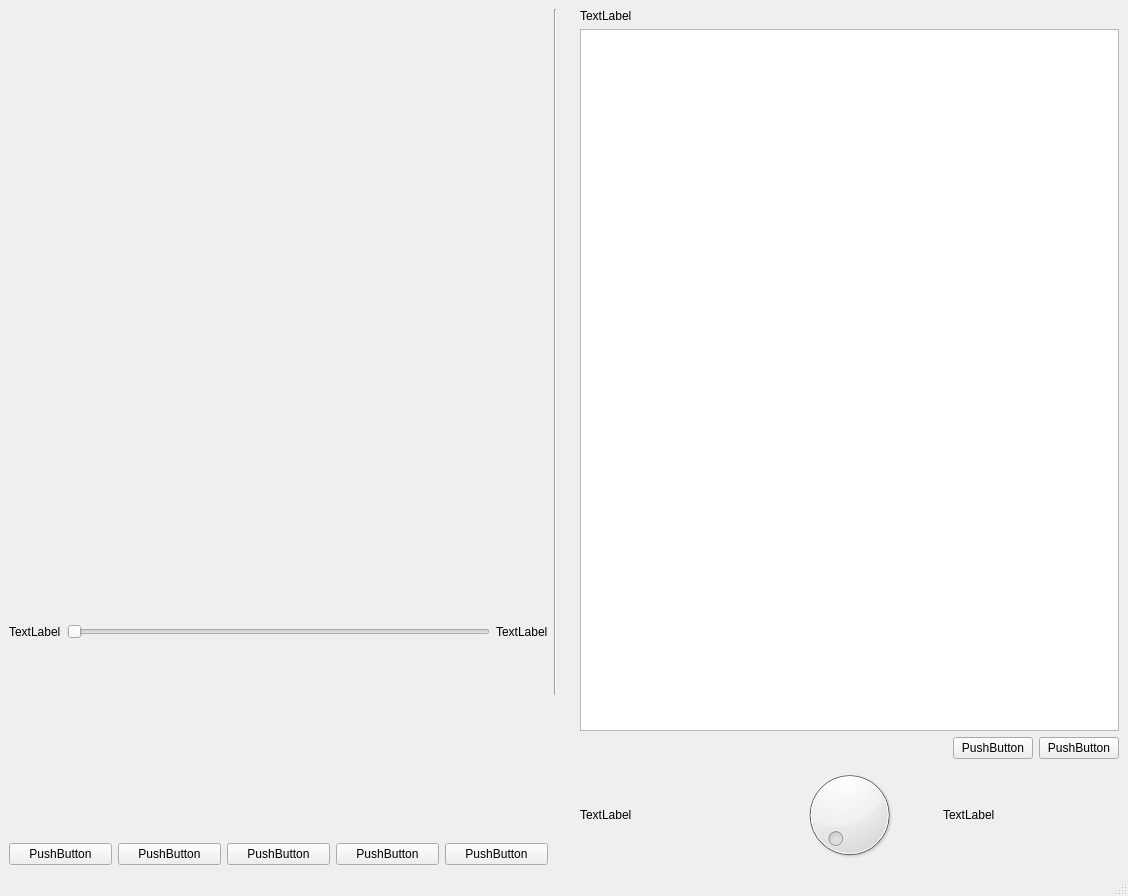
<?xml version="1.0" encoding="UTF-8"?>
<ui version="4.0">
 <class>MainWindow</class>
 <widget class="QMainWindow" name="MainWindow">
  <property name="geometry">
   <rect>
    <x>0</x>
    <y>0</y>
    <width>1128</width>
    <height>896</height>
   </rect>
  </property>
  <property name="windowTitle">
   <string>MainWindow</string>
  </property>
  <widget class="QWidget" name="centralwidget">
   <layout class="QHBoxLayout" name="horizontalLayout_5">
    <item>
     <layout class="QVBoxLayout" name="verticalLayout_2">
      <item>
       <widget class="QWidget" name="widget" native="true"/>
      </item>
      <item>
       <layout class="QHBoxLayout" name="horizontalLayout_2">
        <item>
         <widget class="QLabel" name="label_5">
          <property name="text">
           <string>TextLabel</string>
          </property>
         </widget>
        </item>
        <item>
         <widget class="QSlider" name="horizontalSlider">
          <property name="orientation">
           <enum>Qt::Horizontal</enum>
          </property>
         </widget>
        </item>
        <item>
         <widget class="QLabel" name="label_4">
          <property name="text">
           <string>TextLabel</string>
          </property>
         </widget>
        </item>
       </layout>
      </item>
      <item>
       <layout class="QHBoxLayout" name="horizontalLayout">
        <item>
         <widget class="QPushButton" name="pushButton_4">
          <property name="text">
           <string>PushButton</string>
          </property>
         </widget>
        </item>
        <item>
         <widget class="QPushButton" name="pushButton_3">
          <property name="text">
           <string>PushButton</string>
          </property>
         </widget>
        </item>
        <item>
         <widget class="QPushButton" name="pushButton_2">
          <property name="text">
           <string>PushButton</string>
          </property>
         </widget>
        </item>
        <item>
         <widget class="QPushButton" name="pushButton_5">
          <property name="text">
           <string>PushButton</string>
          </property>
         </widget>
        </item>
        <item>
         <widget class="QPushButton" name="pushButton">
          <property name="text">
           <string>PushButton</string>
          </property>
         </widget>
        </item>
       </layout>
      </item>
     </layout>
    </item>
    <item>
     <layout class="QVBoxLayout" name="verticalLayout">
      <item>
       <widget class="Line" name="line">
        <property name="orientation">
         <enum>Qt::Vertical</enum>
        </property>
       </widget>
      </item>
      <item>
       <spacer name="verticalSpacer">
        <property name="orientation">
         <enum>Qt::Vertical</enum>
        </property>
        <property name="sizeType">
         <enum>QSizePolicy::Fixed</enum>
        </property>
        <property name="sizeHint" stdset="0">
         <size>
          <width>20</width>
          <height>170</height>
         </size>
        </property>
       </spacer>
      </item>
     </layout>
    </item>
    <item>
     <layout class="QVBoxLayout" name="verticalLayout_3">
      <item>
       <widget class="QLabel" name="label_3">
        <property name="text">
         <string>TextLabel</string>
        </property>
       </widget>
      </item>
      <item>
       <widget class="QListView" name="listView"/>
      </item>
      <item>
       <layout class="QHBoxLayout" name="horizontalLayout_4">
        <item>
         <spacer name="horizontalSpacer">
          <property name="orientation">
           <enum>Qt::Horizontal</enum>
          </property>
          <property name="sizeHint" stdset="0">
           <size>
            <width>40</width>
            <height>20</height>
           </size>
          </property>
         </spacer>
        </item>
        <item>
         <widget class="QPushButton" name="pushButton_7">
          <property name="text">
           <string>PushButton</string>
          </property>
         </widget>
        </item>
        <item>
         <widget class="QPushButton" name="pushButton_6">
          <property name="text">
           <string>PushButton</string>
          </property>
         </widget>
        </item>
       </layout>
      </item>
      <item>
       <layout class="QHBoxLayout" name="horizontalLayout_3">
        <item>
         <widget class="QLabel" name="label">
          <property name="text">
           <string>TextLabel</string>
          </property>
         </widget>
        </item>
        <item>
         <widget class="QDial" name="dial"/>
        </item>
        <item>
         <widget class="QLabel" name="label_2">
          <property name="text">
           <string>TextLabel</string>
          </property>
         </widget>
        </item>
       </layout>
      </item>
     </layout>
    </item>
   </layout>
  </widget>
  <widget class="QMenuBar" name="menubar">
   <property name="geometry">
    <rect>
     <x>0</x>
     <y>0</y>
     <width>1128</width>
     <height>21</height>
    </rect>
   </property>
  </widget>
  <widget class="QStatusBar" name="statusbar"/>
 </widget>
 <resources/>
 <connections/>
</ui>
